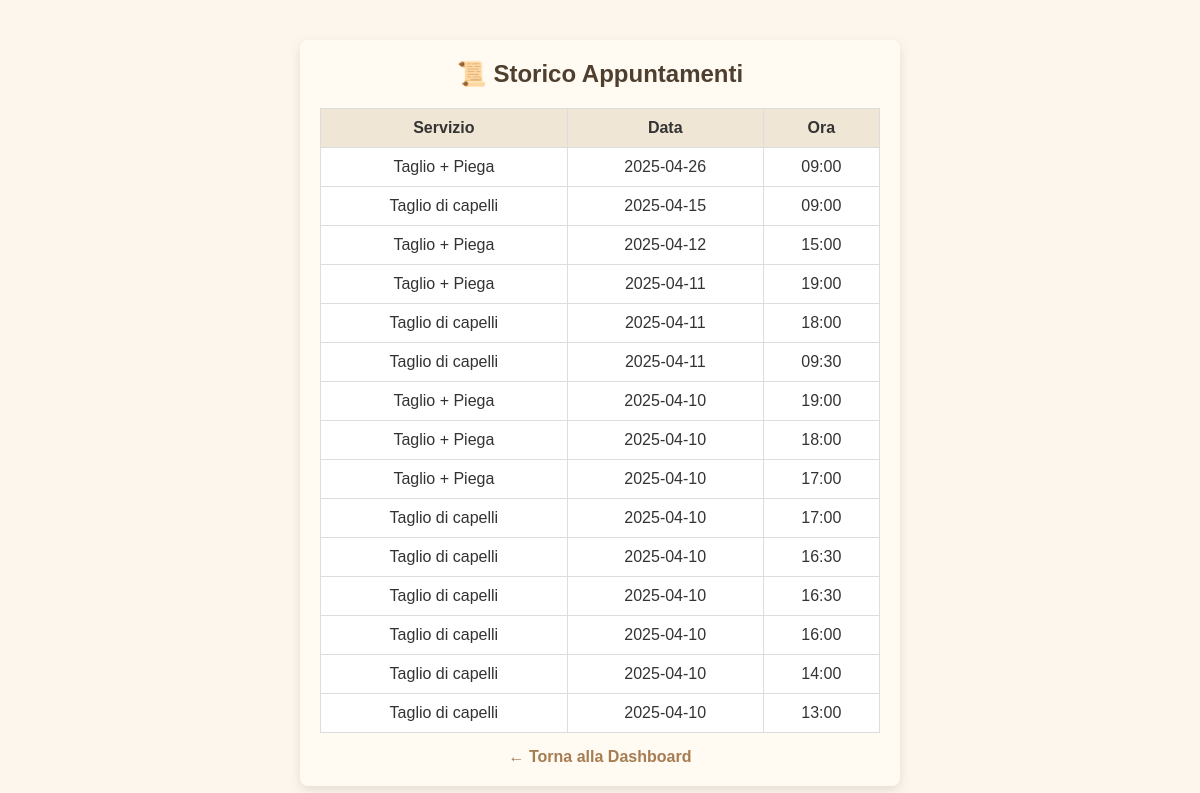
Before: /user_history (signed in) with the older database file.
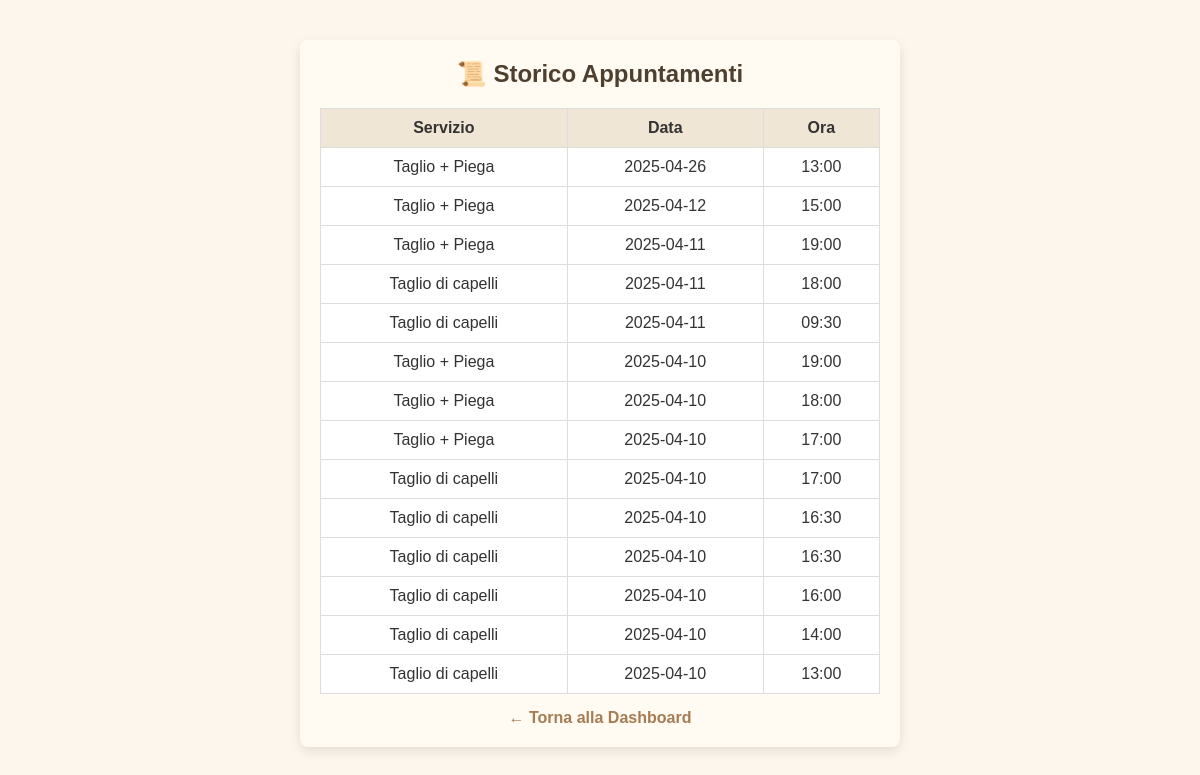
After: the same page with the newer database file.
### tables this page shows
CREATE TABLE appointments (
            id INTEGER PRIMARY KEY AUTOINCREMENT,
            user_id INTEGER NOT NULL,
            service TEXT NOT NULL,
            date TEXT NOT NULL,
            time TEXT NOT NULL, barber TEXT NOT NULL DEFAULT 'Mattia', tipo TEXT DEFAULT 'barbiere',
            FOREIGN KEY (user_id) REFERENCES users(id)
        );

### app.py (the view)
@app.route('/user_history')
def user_history():
    if 'user_id' not in session:
        return redirect(url_for('login_user'))
    user_id = session['user_id']
    today = datetime.now().strftime("%Y-%m-%d")
    now_time = datetime.now().strftime("%H:%M")
    conn = sqlite3.connect('bookings.db')
    cursor = conn.cursor()
    cursor.execute("""
        SELECT service, date, time
        FROM appointments
        WHERE user_id = ? AND (date < ? OR (date = ? AND time < ?))
        ORDER BY date DESC, time DESC
    """, (user_id, today, today, now_time))
    appointments = cursor.fetchall()
    conn.close()
    return render_template('user_history.html', appointments=appointments)

### templates/user_history.html (shortened to what this page needs)
<!DOCTYPE html>
<html lang="it">
<head>
  <link rel="stylesheet" href="{{ url_for('static', filename='style.css') }}">
</head>
<body>
  <div class="container">
    <h2>📜 Storico Appuntamenti</h2>
    {% if appointments %}
      <table>
        <thead>
          <tr>
            <th>Servizio</th>
            <th>Data</th>
            <th>Ora</th>
          </tr>
        </thead>
        <tbody>
          {% for a in appointments %}
          <tr>
            <td>{{ a[0] }}</td>
            <td>{{ a[1] }}</td>
            <td>{{ a[2] }}</td>
          </tr>
          {% endfor %}
        </tbody>
      </table>
    {% else %}
      <p>Non hai appuntamenti passati.</p>
    {% endif %}
    <a href="{{ url_for('user_dashboard') }}">← Torna alla Dashboard</a>
  </div>
</body>
</html>

Changed rows visible on the page:
removed appointments: service "Taglio + Piega", date "2025-04-26", time "09:00"
removed appointments: service "Taglio di capelli", date "2025-04-15", time "09:00"
added appointments: service "Taglio + Piega", date "2025-04-26", time "13:00"
